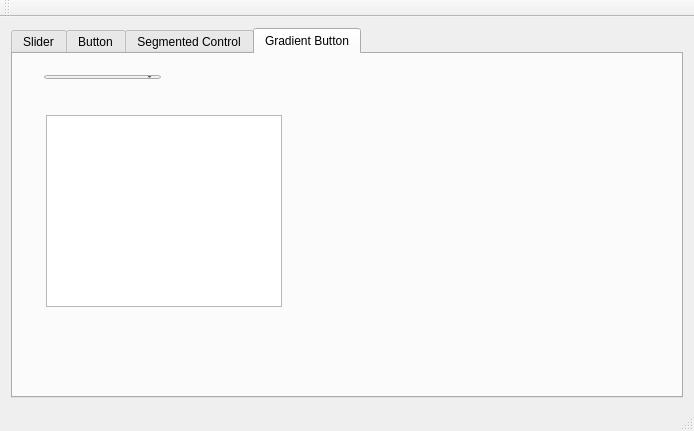
<?xml version="1.0" encoding="UTF-8"?>
<ui version="4.0">
 <class>MainWindow</class>
 <widget class="QMainWindow" name="MainWindow">
  <property name="geometry">
   <rect>
    <x>0</x>
    <y>0</y>
    <width>694</width>
    <height>431</height>
   </rect>
  </property>
  <property name="windowTitle">
   <string>MainWindow</string>
  </property>
  <widget class="QWidget" name="centralWidget">
   <layout class="QVBoxLayout" name="verticalLayout_2">
    <item>
     <widget class="QTabWidget" name="tabWidget">
      <property name="currentIndex">
       <number>3</number>
      </property>
      <widget class="QWidget" name="tab">
       <attribute name="title">
        <string>Slider</string>
       </attribute>
       <layout class="QVBoxLayout" name="verticalLayout">
        <item>
         <widget class="QLabel" name="label">
          <property name="text">
           <string>Horizontal with tick marks (you're able to select only values represented by tick marks)</string>
          </property>
         </widget>
        </item>
        <item>
         <layout class="QHBoxLayout" name="horizontalLayout">
          <item>
           <widget class="QCocoaSlider" name="sliderHorizontal" native="true"/>
          </item>
          <item>
           <widget class="QLabel" name="labelSliderValue">
            <property name="text">
             <string>TextLabel</string>
            </property>
           </widget>
          </item>
         </layout>
        </item>
        <item>
         <layout class="QHBoxLayout" name="horizontalLayout_2">
          <item>
           <widget class="QLabel" name="label_3">
            <property name="text">
             <string>Circular:</string>
            </property>
           </widget>
          </item>
          <item>
           <widget class="QCocoaSlider" name="sliderCircular" native="true"/>
          </item>
          <item>
           <widget class="QLabel" name="labelCircularValue">
            <property name="text">
             <string>s</string>
            </property>
           </widget>
          </item>
         </layout>
        </item>
        <item>
         <widget class="QLabel" name="label_2">
          <property name="text">
           <string>Vertical slider (try clicking with Option key pressed, it will move the knob by increment value of 10)</string>
          </property>
         </widget>
        </item>
        <item>
         <widget class="QCocoaSlider" name="sliderVertical" native="true">
          <property name="sizePolicy">
           <sizepolicy hsizetype="Preferred" vsizetype="Expanding">
            <horstretch>0</horstretch>
            <verstretch>0</verstretch>
           </sizepolicy>
          </property>
          <property name="minimumSize">
           <size>
            <width>0</width>
            <height>0</height>
           </size>
          </property>
          <property name="maximumSize">
           <size>
            <width>16777215</width>
            <height>16777215</height>
           </size>
          </property>
         </widget>
        </item>
        <item>
         <widget class="QLabel" name="labelVertSlider">
          <property name="text">
           <string/>
          </property>
         </widget>
        </item>
        <item>
         <spacer name="verticalSpacer">
          <property name="orientation">
           <enum>Qt::Vertical</enum>
          </property>
          <property name="sizeHint" stdset="0">
           <size>
            <width>20</width>
            <height>40</height>
           </size>
          </property>
         </spacer>
        </item>
       </layout>
      </widget>
      <widget class="QWidget" name="tab_2">
       <attribute name="title">
        <string>Button</string>
       </attribute>
       <layout class="QVBoxLayout" name="verticalLayout_3">
        <item>
         <layout class="QHBoxLayout" name="horizontalLayout_3">
          <item>
           <widget class="QCocoaButton" name="buttonRounded" native="true"/>
          </item>
          <item>
           <widget class="QCocoaButton" name="buttonRegularSquare" native="true"/>
          </item>
          <item>
           <widget class="QCocoaButton" name="buttonShadowLessSquare" native="true"/>
          </item>
          <item>
           <widget class="QCocoaButton" name="buttonTexturedSquare" native="true"/>
          </item>
          <item>
           <widget class="QCocoaButton" name="buttonSmallSquare" native="true"/>
          </item>
         </layout>
        </item>
        <item>
         <layout class="QHBoxLayout" name="horizontalLayout_4">
          <item>
           <widget class="QCocoaButton" name="buttonTexturedRounded" native="true"/>
          </item>
          <item>
           <widget class="QCocoaButton" name="buttonRoundRect" native="true"/>
          </item>
          <item>
           <widget class="QCocoaButton" name="buttonDislosure" native="true"/>
          </item>
          <item>
           <widget class="QCocoaButton" name="buttonRoundedDisclosure" native="true"/>
          </item>
          <item>
           <widget class="QCocoaButton" name="buttonCircular" native="true"/>
          </item>
          <item>
           <widget class="QCocoaButton" name="buttonRecessed" native="true"/>
          </item>
          <item>
           <widget class="QCocoaButton" name="buttonInline" native="true"/>
          </item>
         </layout>
        </item>
        <item>
         <spacer name="verticalSpacer_2">
          <property name="orientation">
           <enum>Qt::Vertical</enum>
          </property>
          <property name="sizeHint" stdset="0">
           <size>
            <width>20</width>
            <height>340</height>
           </size>
          </property>
         </spacer>
        </item>
        <item>
         <widget class="QDialogButtonBox" name="buttonBox">
          <property name="standardButtons">
           <set>QDialogButtonBox::Discard|QDialogButtonBox::YesToAll</set>
          </property>
         </widget>
        </item>
       </layout>
      </widget>
      <widget class="QWidget" name="Segmented">
       <attribute name="title">
        <string>Segmented Control</string>
       </attribute>
      </widget>
      <widget class="QWidget" name="tab_3">
       <attribute name="title">
        <string>Gradient Button</string>
       </attribute>
       <widget class="QWidget" name="layoutWidget">
        <property name="geometry">
         <rect>
          <x>20</x>
          <y>10</y>
          <width>261</width>
          <height>26</height>
         </rect>
        </property>
        <layout class="QHBoxLayout" name="horizontalLayout_5">
         <item>
          <widget class="QComboBox" name="comboBox"/>
         </item>
         <item>
          <widget class="QCocoaGradientButton" name="gradientButton" native="true"/>
         </item>
        </layout>
       </widget>
       <widget class="QWidget" name="layoutWidget">
        <property name="geometry">
         <rect>
          <x>22</x>
          <y>50</y>
          <width>258</width>
          <height>214</height>
         </rect>
        </property>
        <layout class="QVBoxLayout" name="verticalLayout_4">
         <property name="spacing">
          <number>0</number>
         </property>
         <item>
          <widget class="QTableWidget" name="tableWidget"/>
         </item>
         <item>
          <widget class="QCocoaGradientButton" name="gradientWidget" native="true"/>
         </item>
        </layout>
       </widget>
      </widget>
     </widget>
    </item>
   </layout>
  </widget>
  <widget class="QMenuBar" name="menuBar">
   <property name="geometry">
    <rect>
     <x>0</x>
     <y>0</y>
     <width>694</width>
     <height>22</height>
    </rect>
   </property>
  </widget>
  <widget class="QToolBar" name="mainToolBar">
   <attribute name="toolBarArea">
    <enum>TopToolBarArea</enum>
   </attribute>
   <attribute name="toolBarBreak">
    <bool>false</bool>
   </attribute>
  </widget>
  <widget class="QStatusBar" name="statusBar"/>
 </widget>
 <layoutdefault spacing="6" margin="11"/>
 <customwidgets>
  <customwidget>
   <class>QCocoaSlider</class>
   <extends>QWidget</extends>
   <header>../qcocoaslider.h</header>
   <container>1</container>
  </customwidget>
  <customwidget>
   <class>QCocoaButton</class>
   <extends>QWidget</extends>
   <header>../qcocoabutton.h</header>
   <container>1</container>
  </customwidget>
  <customwidget>
   <class>QCocoaGradientButton</class>
   <extends>QWidget</extends>
   <header>../qcocoagradientbutton.h</header>
   <container>1</container>
  </customwidget>
 </customwidgets>
 <resources/>
 <connections/>
</ui>
